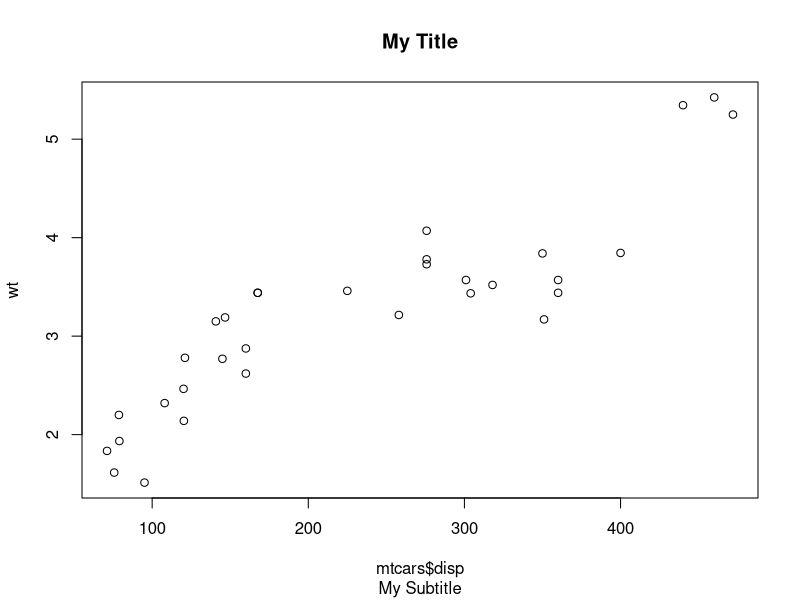
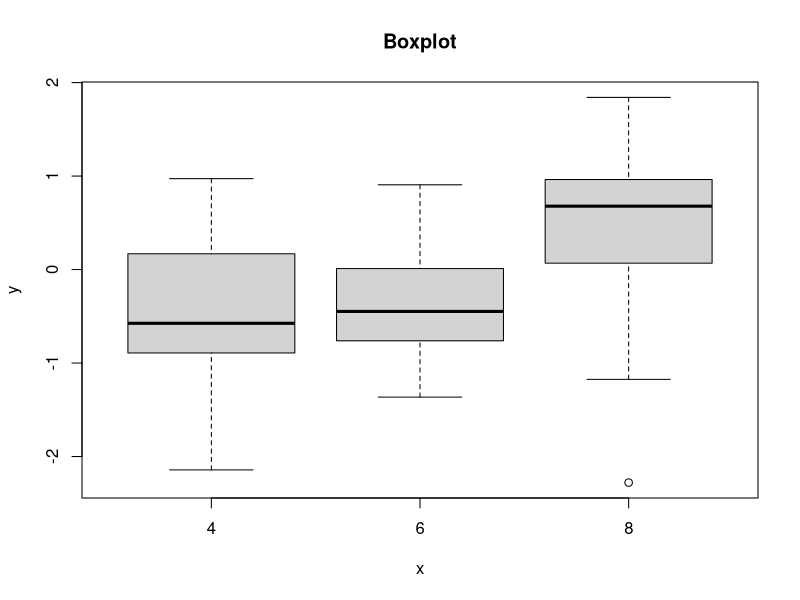
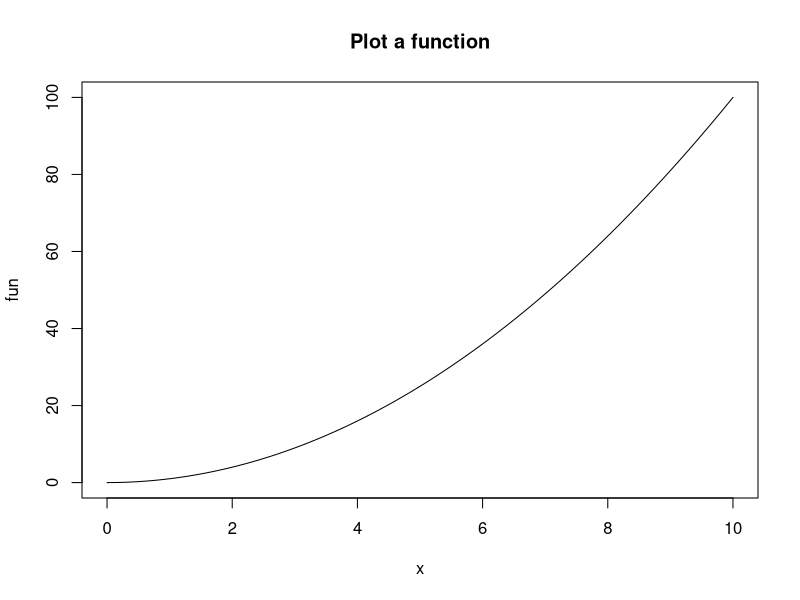
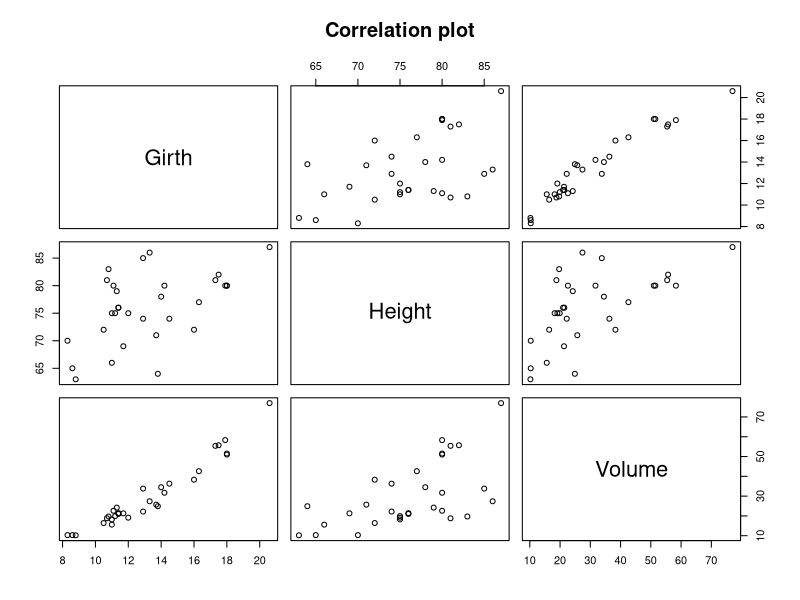
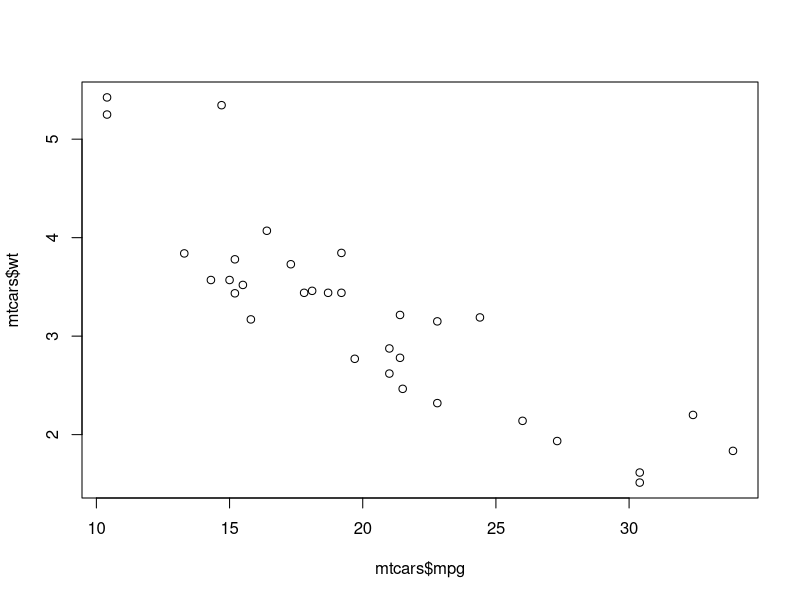
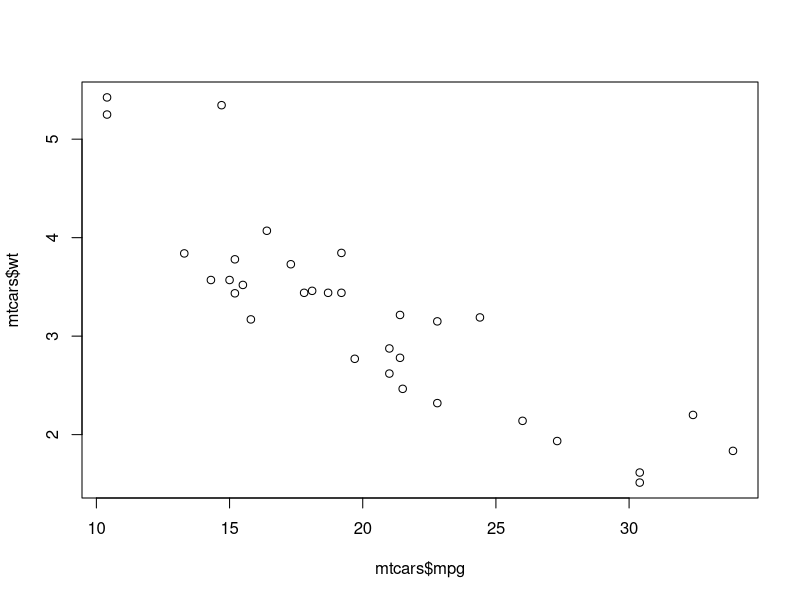
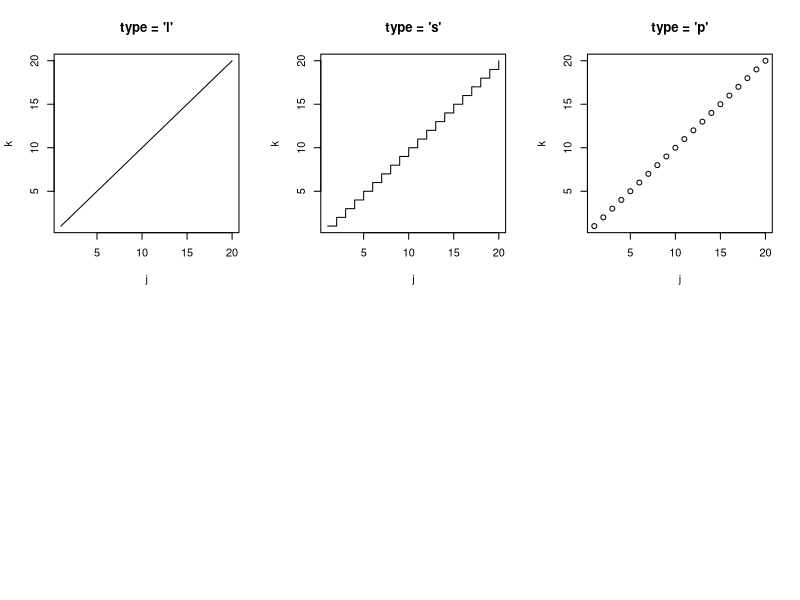
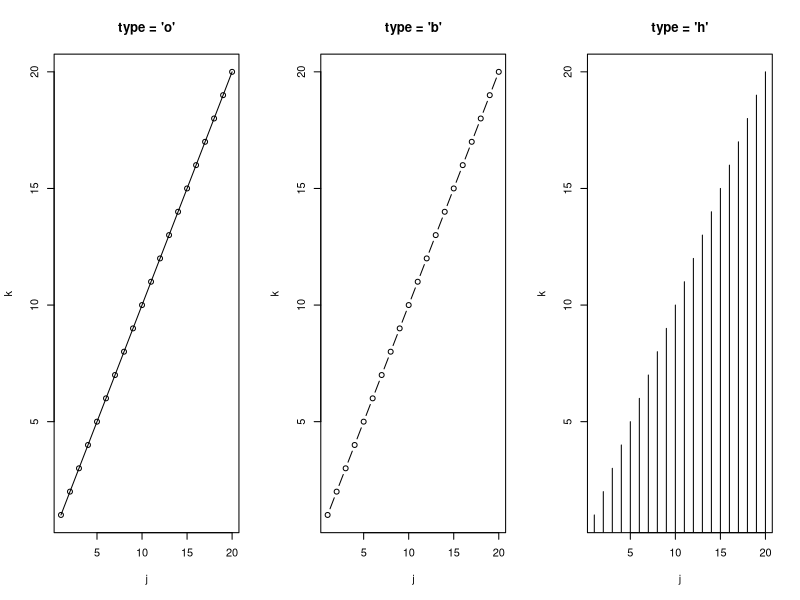

These figures' R source, in order: (Note: this script raises an error after producing the figures.)
data <- mtcars
data

myfact = factor(mtcars$cyl)
myfact

plot(mtcars$disp, mtcars$wt, ylab = "wt", main="My Title", sub = "My Subtitle")

plot(myfact,rnorm(32), main="Boxplot")

fun <- function(x) x^2
plot(fun, 0, 10, main = "Plot a function")
plot(trees[, 1:3], main = "Correlation plot")

plot(mtcars$mpg, mtcars$wt)
windows()
plot(mtcars$mpg, mtcars$wt)

j <- 1:20
k <- j

par(mfrow = c(2, 3))

plot(j, k, type = "l", main = "type = 'l'")
plot(j, k, type = "s", main = "type = 's'")
plot(j, k, type = "p", main = "type = 'p'")

par(mfrow = c(1, 1))

par(mfrow = c(1, 3))

plot(j, k, type = "o", main = "type = 'o'")
plot(j, k, type = "b", main = "type = 'b'")
plot(j, k, type = "h", main = "type = 'h'")

par(mfrow = c(1, 1))


plot(1:5, 1:5, pch = c("☺", "❤", "✌", "❄", "✈"),
     col = c("orange", 2:5), cex = 3,
     xlim = c(0, 6), ylim = c(0, 6))


r <- c(sapply(seq(5, 25, 5), function(i) rep(i, 5)))
t <- rep(seq(25, 5, -5), 5)
plot(r, t, pch = 21:25, cex = 3, yaxt = "n", xaxt = "n", lwd = 2,
     ann = FALSE, xlim = c(3, 27), bg = 1:25, col = rainbow(25))


text(r - 1.5, t, 1:25)

plot(mtcars$mpg, mtcars$wt, axes=FALSE)
minor.tick(nx = 3, ny = 3, tick.ratio = 0.5)
axis(1, at=15:25)

plot(mtcars$mpg, mtcars$wt)
axis(1, at = seq(round(min(mtcars$mpg)), round(max(mtcars$mpg)), by = 1), labels = 1:5)
axis(2, at = seq(round(min(mtcars$wt)), round(max(mtcars$wt)), by = 1), labels = 1:5)


plot(mtcars$mpg, mtcars$wt,
     ylim = c(3, 8), 
     xlim = c(10, 25)) 

plot(mtcars$mpg, mtcars$wt, main = "My title", sub = "Subtitle",
     cex.main = 2,   # Title size
     cex.sub = 1.5,  # Subtitle size
     cex.lab = 2.5,    # X-axis and Y-axis labels size
     cex.axis = 0.5) # Axis labels size


attach(USJudgeRatings)

plot(FAMI, INTG,
     main = "Familiarity with law vs Judicial integrity",
     xlab = "Familiarity", ylab = "Integrity",
     pch = 18, col = "blue")

# Select the index of the elements to be labelled
selected <- c(10, 15, 20)

# Index the elements with the vector
text(FAMI[selected], INTG[selected],
     labels = row.names(USJudgeRatings)[selected],
     cex = 0.6, pos = 4, col = "red")

detach(USJudgeRatings)

plot(mtcars$mpg, mtcars$wt, pch = 19)
lines(2:6, 15:25, lwd = 3, col = "red")
lines(2:3, 10:30, lwd = 3, col = "green")

# Adding a legend
legend("bottomright", legend = c("red", "green"),
       lwd = 3, col = c("red", "green"))


x=1:10
y=x^1/2
z = x^2

# plotting x and y coordinate 
# line 
plot(x, y, col="blue")

# adding another line on the
# coordinates involving y and z
lines(z, y ,col="red")

# Adding a legend to the graph
# defining the lines 
legend(2, 4, legend=c("Equation 1", "Equation 2"), 
       fill = c("blue","red")
)


fun<-function(x) x^2
plot(fun(1:20))
title("My title",
      adj = 0.75,  # Title to the right
      line = 0.50)

title("Hi", adj = 0.5)

